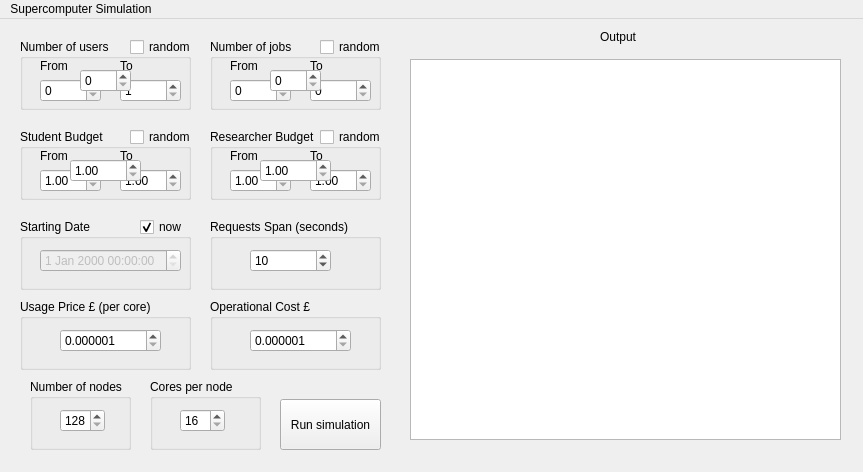
<?xml version="1.0" encoding="UTF-8"?>
<ui version="4.0">
 <class>MainWindow</class>
 <widget class="QMainWindow" name="MainWindow">
  <property name="geometry">
   <rect>
    <x>0</x>
    <y>0</y>
    <width>863</width>
    <height>472</height>
   </rect>
  </property>
  <property name="minimumSize">
   <size>
    <width>863</width>
    <height>472</height>
   </size>
  </property>
  <property name="maximumSize">
   <size>
    <width>863</width>
    <height>472</height>
   </size>
  </property>
  <property name="windowTitle">
   <string>MainWindow</string>
  </property>
  <widget class="QWidget" name="centralWidget">
   <widget class="QPushButton" name="simulateButton">
    <property name="geometry">
     <rect>
      <x>280</x>
      <y>380</y>
      <width>101</width>
      <height>51</height>
     </rect>
    </property>
    <property name="cursor">
     <cursorShape>PointingHandCursor</cursorShape>
    </property>
    <property name="text">
     <string>Run simulation</string>
    </property>
   </widget>
   <widget class="QGroupBox" name="userGroup">
    <property name="geometry">
     <rect>
      <x>20</x>
      <y>20</y>
      <width>171</width>
      <height>71</height>
     </rect>
    </property>
    <property name="title">
     <string>Number of users</string>
    </property>
    <property name="checkable">
     <bool>false</bool>
    </property>
    <widget class="QSpinBox" name="constantUsers">
     <property name="geometry">
      <rect>
       <x>60</x>
       <y>30</y>
       <width>51</width>
       <height>23</height>
      </rect>
     </property>
     <property name="showGroupSeparator" stdset="0">
      <bool>true</bool>
     </property>
     <property name="maximum">
      <number>1000</number>
     </property>
    </widget>
    <widget class="QLabel" name="fromUsersLabel">
     <property name="geometry">
      <rect>
       <x>20</x>
       <y>20</y>
       <width>28</width>
       <height>14</height>
      </rect>
     </property>
     <property name="text">
      <string>From</string>
     </property>
    </widget>
    <widget class="QSpinBox" name="fromUsers">
     <property name="geometry">
      <rect>
       <x>20</x>
       <y>40</y>
       <width>61</width>
       <height>23</height>
      </rect>
     </property>
    </widget>
    <widget class="QLabel" name="toUsersLabel">
     <property name="geometry">
      <rect>
       <x>100</x>
       <y>20</y>
       <width>13</width>
       <height>14</height>
      </rect>
     </property>
     <property name="text">
      <string>To</string>
     </property>
    </widget>
    <widget class="QSpinBox" name="toUsers">
     <property name="geometry">
      <rect>
       <x>100</x>
       <y>40</y>
       <width>61</width>
       <height>23</height>
      </rect>
     </property>
     <property name="minimum">
      <number>1</number>
     </property>
     <property name="maximum">
      <number>1000</number>
     </property>
    </widget>
    <widget class="QCheckBox" name="randomUsers">
     <property name="geometry">
      <rect>
       <x>110</x>
       <y>0</y>
       <width>61</width>
       <height>16</height>
      </rect>
     </property>
     <property name="cursor">
      <cursorShape>PointingHandCursor</cursorShape>
     </property>
     <property name="text">
      <string>random</string>
     </property>
    </widget>
    <zorder>toUsers</zorder>
    <zorder>fromUsersLabel</zorder>
    <zorder>fromUsers</zorder>
    <zorder>constantUsers</zorder>
    <zorder>toUsersLabel</zorder>
    <zorder>randomUsers</zorder>
   </widget>
   <widget class="QGroupBox" name="jobsGroup">
    <property name="geometry">
     <rect>
      <x>210</x>
      <y>20</y>
      <width>171</width>
      <height>71</height>
     </rect>
    </property>
    <property name="title">
     <string>Number of jobs</string>
    </property>
    <property name="checkable">
     <bool>false</bool>
    </property>
    <widget class="QSpinBox" name="constantJobs">
     <property name="geometry">
      <rect>
       <x>60</x>
       <y>30</y>
       <width>51</width>
       <height>23</height>
      </rect>
     </property>
     <property name="showGroupSeparator" stdset="0">
      <bool>true</bool>
     </property>
     <property name="maximum">
      <number>1000</number>
     </property>
    </widget>
    <widget class="QLabel" name="fromJobsLabel">
     <property name="geometry">
      <rect>
       <x>20</x>
       <y>20</y>
       <width>28</width>
       <height>14</height>
      </rect>
     </property>
     <property name="text">
      <string>From</string>
     </property>
    </widget>
    <widget class="QSpinBox" name="fromJobs">
     <property name="geometry">
      <rect>
       <x>20</x>
       <y>40</y>
       <width>61</width>
       <height>23</height>
      </rect>
     </property>
     <property name="maximum">
      <number>1000</number>
     </property>
    </widget>
    <widget class="QLabel" name="toJobsLabel">
     <property name="geometry">
      <rect>
       <x>100</x>
       <y>20</y>
       <width>13</width>
       <height>14</height>
      </rect>
     </property>
     <property name="text">
      <string>To</string>
     </property>
    </widget>
    <widget class="QSpinBox" name="toJobs">
     <property name="geometry">
      <rect>
       <x>100</x>
       <y>40</y>
       <width>61</width>
       <height>23</height>
      </rect>
     </property>
     <property name="maximum">
      <number>1000</number>
     </property>
    </widget>
    <widget class="QCheckBox" name="randomJobs">
     <property name="geometry">
      <rect>
       <x>110</x>
       <y>0</y>
       <width>61</width>
       <height>16</height>
      </rect>
     </property>
     <property name="cursor">
      <cursorShape>PointingHandCursor</cursorShape>
     </property>
     <property name="text">
      <string>random</string>
     </property>
    </widget>
    <zorder>fromJobsLabel</zorder>
    <zorder>fromJobs</zorder>
    <zorder>toJobsLabel</zorder>
    <zorder>toJobs</zorder>
    <zorder>randomJobs</zorder>
    <zorder>constantJobs</zorder>
   </widget>
   <widget class="QGroupBox" name="researcherGroup">
    <property name="geometry">
     <rect>
      <x>210</x>
      <y>110</y>
      <width>171</width>
      <height>71</height>
     </rect>
    </property>
    <property name="title">
     <string>Researcher Budget</string>
    </property>
    <property name="checkable">
     <bool>false</bool>
    </property>
    <widget class="QDoubleSpinBox" name="constantResearcher">
     <property name="geometry">
      <rect>
       <x>50</x>
       <y>30</y>
       <width>71</width>
       <height>23</height>
      </rect>
     </property>
     <property name="showGroupSeparator" stdset="0">
      <bool>true</bool>
     </property>
     <property name="minimum">
      <double>1.000000000000000</double>
     </property>
     <property name="maximum">
      <double>1000.000000000000000</double>
     </property>
    </widget>
    <widget class="QLabel" name="fromResearcherLabel">
     <property name="geometry">
      <rect>
       <x>20</x>
       <y>20</y>
       <width>28</width>
       <height>14</height>
      </rect>
     </property>
     <property name="text">
      <string>From</string>
     </property>
    </widget>
    <widget class="QDoubleSpinBox" name="fromResearcher">
     <property name="geometry">
      <rect>
       <x>20</x>
       <y>40</y>
       <width>61</width>
       <height>23</height>
      </rect>
     </property>
     <property name="minimum">
      <double>1.000000000000000</double>
     </property>
     <property name="maximum">
      <double>1000.990000000000009</double>
     </property>
    </widget>
    <widget class="QLabel" name="toResearcherLabel">
     <property name="geometry">
      <rect>
       <x>100</x>
       <y>20</y>
       <width>13</width>
       <height>14</height>
      </rect>
     </property>
     <property name="text">
      <string>To</string>
     </property>
    </widget>
    <widget class="QDoubleSpinBox" name="toResearcher">
     <property name="geometry">
      <rect>
       <x>100</x>
       <y>40</y>
       <width>61</width>
       <height>23</height>
      </rect>
     </property>
     <property name="minimum">
      <double>1.000000000000000</double>
     </property>
     <property name="maximum">
      <double>1000.000000000000000</double>
     </property>
    </widget>
    <widget class="QCheckBox" name="randomResearcher">
     <property name="geometry">
      <rect>
       <x>110</x>
       <y>0</y>
       <width>61</width>
       <height>16</height>
      </rect>
     </property>
     <property name="cursor">
      <cursorShape>PointingHandCursor</cursorShape>
     </property>
     <property name="text">
      <string>random</string>
     </property>
    </widget>
    <zorder>fromResearcherLabel</zorder>
    <zorder>fromResearcher</zorder>
    <zorder>toResearcherLabel</zorder>
    <zorder>toResearcher</zorder>
    <zorder>randomResearcher</zorder>
    <zorder>constantResearcher</zorder>
   </widget>
   <widget class="QGroupBox" name="studentGroup">
    <property name="geometry">
     <rect>
      <x>20</x>
      <y>110</y>
      <width>171</width>
      <height>71</height>
     </rect>
    </property>
    <property name="title">
     <string>Student Budget</string>
    </property>
    <property name="checkable">
     <bool>false</bool>
    </property>
    <widget class="QDoubleSpinBox" name="constantStudentBudget">
     <property name="geometry">
      <rect>
       <x>50</x>
       <y>30</y>
       <width>71</width>
       <height>23</height>
      </rect>
     </property>
     <property name="showGroupSeparator" stdset="0">
      <bool>true</bool>
     </property>
     <property name="minimum">
      <double>1.000000000000000</double>
     </property>
     <property name="maximum">
      <double>1000.000000000000000</double>
     </property>
    </widget>
    <widget class="QLabel" name="fromStudentLabel">
     <property name="geometry">
      <rect>
       <x>20</x>
       <y>20</y>
       <width>28</width>
       <height>14</height>
      </rect>
     </property>
     <property name="text">
      <string>From</string>
     </property>
    </widget>
    <widget class="QDoubleSpinBox" name="fromStudent">
     <property name="geometry">
      <rect>
       <x>20</x>
       <y>40</y>
       <width>61</width>
       <height>23</height>
      </rect>
     </property>
     <property name="minimum">
      <double>1.000000000000000</double>
     </property>
     <property name="maximum">
      <double>1000.000000000000000</double>
     </property>
    </widget>
    <widget class="QLabel" name="toStudentLabel">
     <property name="geometry">
      <rect>
       <x>100</x>
       <y>20</y>
       <width>13</width>
       <height>14</height>
      </rect>
     </property>
     <property name="text">
      <string>To</string>
     </property>
    </widget>
    <widget class="QDoubleSpinBox" name="toStudent">
     <property name="geometry">
      <rect>
       <x>100</x>
       <y>40</y>
       <width>61</width>
       <height>23</height>
      </rect>
     </property>
     <property name="minimum">
      <double>1.000000000000000</double>
     </property>
     <property name="maximum">
      <double>1000.000000000000000</double>
     </property>
    </widget>
    <widget class="QCheckBox" name="randomStudent">
     <property name="geometry">
      <rect>
       <x>110</x>
       <y>0</y>
       <width>61</width>
       <height>16</height>
      </rect>
     </property>
     <property name="cursor">
      <cursorShape>PointingHandCursor</cursorShape>
     </property>
     <property name="text">
      <string>random</string>
     </property>
    </widget>
    <zorder>fromStudentLabel</zorder>
    <zorder>fromStudent</zorder>
    <zorder>toStudentLabel</zorder>
    <zorder>toStudent</zorder>
    <zorder>randomStudent</zorder>
    <zorder>constantStudentBudget</zorder>
   </widget>
   <widget class="QGroupBox" name="dateGroup">
    <property name="geometry">
     <rect>
      <x>20</x>
      <y>200</y>
      <width>171</width>
      <height>71</height>
     </rect>
    </property>
    <property name="title">
     <string>Starting Date</string>
    </property>
    <property name="checkable">
     <bool>false</bool>
    </property>
    <widget class="QCheckBox" name="nowDate">
     <property name="geometry">
      <rect>
       <x>120</x>
       <y>0</y>
       <width>51</width>
       <height>16</height>
      </rect>
     </property>
     <property name="cursor">
      <cursorShape>PointingHandCursor</cursorShape>
     </property>
     <property name="text">
      <string>now</string>
     </property>
     <property name="checked">
      <bool>true</bool>
     </property>
    </widget>
    <widget class="QDateTimeEdit" name="startDateTimeEdit">
     <property name="enabled">
      <bool>false</bool>
     </property>
     <property name="geometry">
      <rect>
       <x>20</x>
       <y>30</y>
       <width>141</width>
       <height>23</height>
      </rect>
     </property>
    </widget>
   </widget>
   <widget class="QGroupBox" name="requestsEndDate">
    <property name="geometry">
     <rect>
      <x>210</x>
      <y>200</y>
      <width>171</width>
      <height>71</height>
     </rect>
    </property>
    <property name="title">
     <string>Requests Span (seconds)</string>
    </property>
    <widget class="QSpinBox" name="requestsSpinBox">
     <property name="geometry">
      <rect>
       <x>40</x>
       <y>30</y>
       <width>81</width>
       <height>23</height>
      </rect>
     </property>
     <property name="minimum">
      <number>1</number>
     </property>
     <property name="maximum">
      <number>604800</number>
     </property>
     <property name="value">
      <number>10</number>
     </property>
    </widget>
   </widget>
   <widget class="QGroupBox" name="nodesGroup">
    <property name="geometry">
     <rect>
      <x>30</x>
      <y>360</y>
      <width>101</width>
      <height>71</height>
     </rect>
    </property>
    <property name="title">
     <string>Number of nodes</string>
    </property>
    <widget class="QSpinBox" name="nodesSpinBox">
     <property name="geometry">
      <rect>
       <x>30</x>
       <y>30</y>
       <width>45</width>
       <height>23</height>
      </rect>
     </property>
     <property name="minimum">
      <number>128</number>
     </property>
     <property name="maximum">
      <number>512</number>
     </property>
    </widget>
   </widget>
   <widget class="QGroupBox" name="coresGroup">
    <property name="geometry">
     <rect>
      <x>150</x>
      <y>360</y>
      <width>111</width>
      <height>71</height>
     </rect>
    </property>
    <property name="title">
     <string>Cores per node</string>
    </property>
    <widget class="QSpinBox" name="coresSpinBox">
     <property name="geometry">
      <rect>
       <x>30</x>
       <y>30</y>
       <width>45</width>
       <height>23</height>
      </rect>
     </property>
     <property name="minimum">
      <number>16</number>
     </property>
     <property name="maximum">
      <number>64</number>
     </property>
    </widget>
   </widget>
   <widget class="QGroupBox" name="usagePriceGroup">
    <property name="geometry">
     <rect>
      <x>20</x>
      <y>280</y>
      <width>171</width>
      <height>71</height>
     </rect>
    </property>
    <property name="title">
     <string>Usage Price £ (per core)</string>
    </property>
    <widget class="QDoubleSpinBox" name="usagePriceSpinBox">
     <property name="geometry">
      <rect>
       <x>40</x>
       <y>30</y>
       <width>101</width>
       <height>23</height>
      </rect>
     </property>
     <property name="decimals">
      <number>6</number>
     </property>
     <property name="minimum">
      <double>0.000001000000000</double>
     </property>
     <property name="maximum">
      <double>5.000000000000000</double>
     </property>
    </widget>
   </widget>
   <widget class="QGroupBox" name="operationalCostGroup">
    <property name="geometry">
     <rect>
      <x>210</x>
      <y>280</y>
      <width>171</width>
      <height>71</height>
     </rect>
    </property>
    <property name="toolTip">
     <string/>
    </property>
    <property name="title">
     <string>Operational Cost £</string>
    </property>
    <widget class="QDoubleSpinBox" name="operationalCostSpinBox">
     <property name="geometry">
      <rect>
       <x>40</x>
       <y>30</y>
       <width>101</width>
       <height>23</height>
      </rect>
     </property>
     <property name="decimals">
      <number>6</number>
     </property>
     <property name="minimum">
      <double>0.000001000000000</double>
     </property>
     <property name="maximum">
      <double>5.000000000000000</double>
     </property>
    </widget>
   </widget>
   <widget class="QTextBrowser" name="outputBox">
    <property name="geometry">
     <rect>
      <x>410</x>
      <y>40</y>
      <width>431</width>
      <height>381</height>
     </rect>
    </property>
   </widget>
   <widget class="QLabel" name="label">
    <property name="geometry">
     <rect>
      <x>600</x>
      <y>10</y>
      <width>41</width>
      <height>16</height>
     </rect>
    </property>
    <property name="text">
     <string>Output</string>
    </property>
   </widget>
  </widget>
  <widget class="QMenuBar" name="menuBar">
   <property name="geometry">
    <rect>
     <x>0</x>
     <y>0</y>
     <width>863</width>
     <height>19</height>
    </rect>
   </property>
   <widget class="QMenu" name="menuSupercomputer_Simulation">
    <property name="title">
     <string>Supercomputer Simulation</string>
    </property>
   </widget>
   <addaction name="menuSupercomputer_Simulation"/>
  </widget>
 </widget>
 <layoutdefault spacing="6" margin="11"/>
 <resources/>
 <connections/>
</ui>
